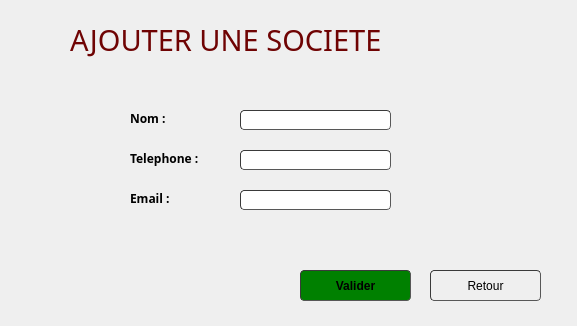
<?xml version="1.0" encoding="UTF-8"?>
<ui version="4.0">
 <class>AjouterSociete</class>
 <widget class="QWidget" name="AjouterSociete">
  <property name="geometry">
   <rect>
    <x>0</x>
    <y>0</y>
    <width>577</width>
    <height>326</height>
   </rect>
  </property>
  <property name="windowTitle">
   <string>Ajouter une societé</string>
  </property>
  <widget class="QLabel" name="text_email">
   <property name="geometry">
    <rect>
     <x>240</x>
     <y>210</y>
     <width>191</width>
     <height>20</height>
    </rect>
   </property>
   <property name="text">
    <string/>
   </property>
  </widget>
  <widget class="QLabel" name="text_telephone">
   <property name="geometry">
    <rect>
     <x>240</x>
     <y>170</y>
     <width>181</width>
     <height>20</height>
    </rect>
   </property>
   <property name="text">
    <string/>
   </property>
  </widget>
  <widget class="QPushButton" name="Annuler">
   <property name="geometry">
    <rect>
     <x>430</x>
     <y>270</y>
     <width>111</width>
     <height>31</height>
    </rect>
   </property>
   <property name="styleSheet">
    <string notr="true">	border-width: 1px; border-radius: 4px;
	border-color: rgb(58, 58, 58);
	border-style: inset;
	padding: 0 8px;


	selection-color: rgb(60, 63, 65);</string>
   </property>
   <property name="text">
    <string>Retour</string>
   </property>
   <property name="icon">
    <iconset>
     <normaloff>:/icons/icons8_back_to_200px.png</normaloff>:/icons/icons8_back_to_200px.png</iconset>
   </property>
  </widget>
  <widget class="QPushButton" name="Valider">
   <property name="geometry">
    <rect>
     <x>300</x>
     <y>270</y>
     <width>111</width>
     <height>31</height>
    </rect>
   </property>
   <property name="font">
    <font>
     <weight>75</weight>
     <bold>true</bold>
    </font>
   </property>
   <property name="styleSheet">
    <string notr="true">	border-width: 1px; border-radius: 4px;
	border-color: rgb(58, 58, 58);
	border-style: inset;
	padding: 0 8px;
	background-color: green;

	selection-color: rgb(60, 63, 65);</string>
   </property>
   <property name="text">
    <string>Valider</string>
   </property>
   <property name="icon">
    <iconset>
     <normaloff>:/icons/icons8_checkmark_96px.png</normaloff>:/icons/icons8_checkmark_96px.png</iconset>
   </property>
  </widget>
  <widget class="QLabel" name="label_10">
   <property name="geometry">
    <rect>
     <x>130</x>
     <y>150</y>
     <width>91</width>
     <height>16</height>
    </rect>
   </property>
   <property name="font">
    <font>
     <family>Century Gothic</family>
     <pointsize>9</pointsize>
     <weight>75</weight>
     <bold>true</bold>
    </font>
   </property>
   <property name="text">
    <string>Telephone :</string>
   </property>
  </widget>
  <widget class="QLineEdit" name="nom">
   <property name="geometry">
    <rect>
     <x>240</x>
     <y>110</y>
     <width>151</width>
     <height>20</height>
    </rect>
   </property>
   <property name="styleSheet">
    <string notr="true">	border-width: 1px; border-radius: 4px;
	border-color: rgb(58, 58, 58);
	border-style: inset;
	padding: 0 8px;


	selection-color: rgb(60, 63, 65);</string>
   </property>
  </widget>
  <widget class="QLabel" name="label_7">
   <property name="geometry">
    <rect>
     <x>70</x>
     <y>10</y>
     <width>531</width>
     <height>61</height>
    </rect>
   </property>
   <property name="font">
    <font>
     <family>Century Gothic</family>
     <pointsize>22</pointsize>
     <weight>50</weight>
     <bold>false</bold>
    </font>
   </property>
   <property name="text">
    <string>&lt;html&gt;&lt;head/&gt;&lt;body&gt;&lt;p&gt;&lt;span style=&quot; color:#6f0303;&quot;&gt;AJOUTER UNE SOCIETE&lt;/span&gt;&lt;/p&gt;&lt;/body&gt;&lt;/html&gt;</string>
   </property>
   <property name="textFormat">
    <enum>Qt::RichText</enum>
   </property>
  </widget>
  <widget class="QLabel" name="text_nom">
   <property name="geometry">
    <rect>
     <x>240</x>
     <y>130</y>
     <width>171</width>
     <height>20</height>
    </rect>
   </property>
   <property name="text">
    <string/>
   </property>
  </widget>
  <widget class="QLineEdit" name="telephone">
   <property name="geometry">
    <rect>
     <x>240</x>
     <y>150</y>
     <width>151</width>
     <height>20</height>
    </rect>
   </property>
   <property name="styleSheet">
    <string notr="true">	border-width: 1px; border-radius: 4px;
	border-color: rgb(58, 58, 58);
	border-style: inset;
	padding: 0 8px;


	selection-color: rgb(60, 63, 65);</string>
   </property>
  </widget>
  <widget class="QLabel" name="label_2">
   <property name="geometry">
    <rect>
     <x>130</x>
     <y>110</y>
     <width>51</width>
     <height>16</height>
    </rect>
   </property>
   <property name="font">
    <font>
     <family>Century Gothic</family>
     <pointsize>9</pointsize>
     <weight>75</weight>
     <bold>true</bold>
    </font>
   </property>
   <property name="text">
    <string>Nom :</string>
   </property>
  </widget>
  <widget class="QLineEdit" name="email">
   <property name="geometry">
    <rect>
     <x>240</x>
     <y>190</y>
     <width>151</width>
     <height>20</height>
    </rect>
   </property>
   <property name="styleSheet">
    <string notr="true">	border-width: 1px; border-radius: 4px;
	border-color: rgb(58, 58, 58);
	border-style: inset;
	padding: 0 8px;


	selection-color: rgb(60, 63, 65);</string>
   </property>
  </widget>
  <widget class="QLabel" name="label_12">
   <property name="geometry">
    <rect>
     <x>130</x>
     <y>190</y>
     <width>61</width>
     <height>16</height>
    </rect>
   </property>
   <property name="font">
    <font>
     <family>Century Gothic</family>
     <pointsize>9</pointsize>
     <weight>75</weight>
     <bold>true</bold>
    </font>
   </property>
   <property name="text">
    <string>Email :</string>
   </property>
  </widget>
 </widget>
 <resources/>
 <connections/>
</ui>
